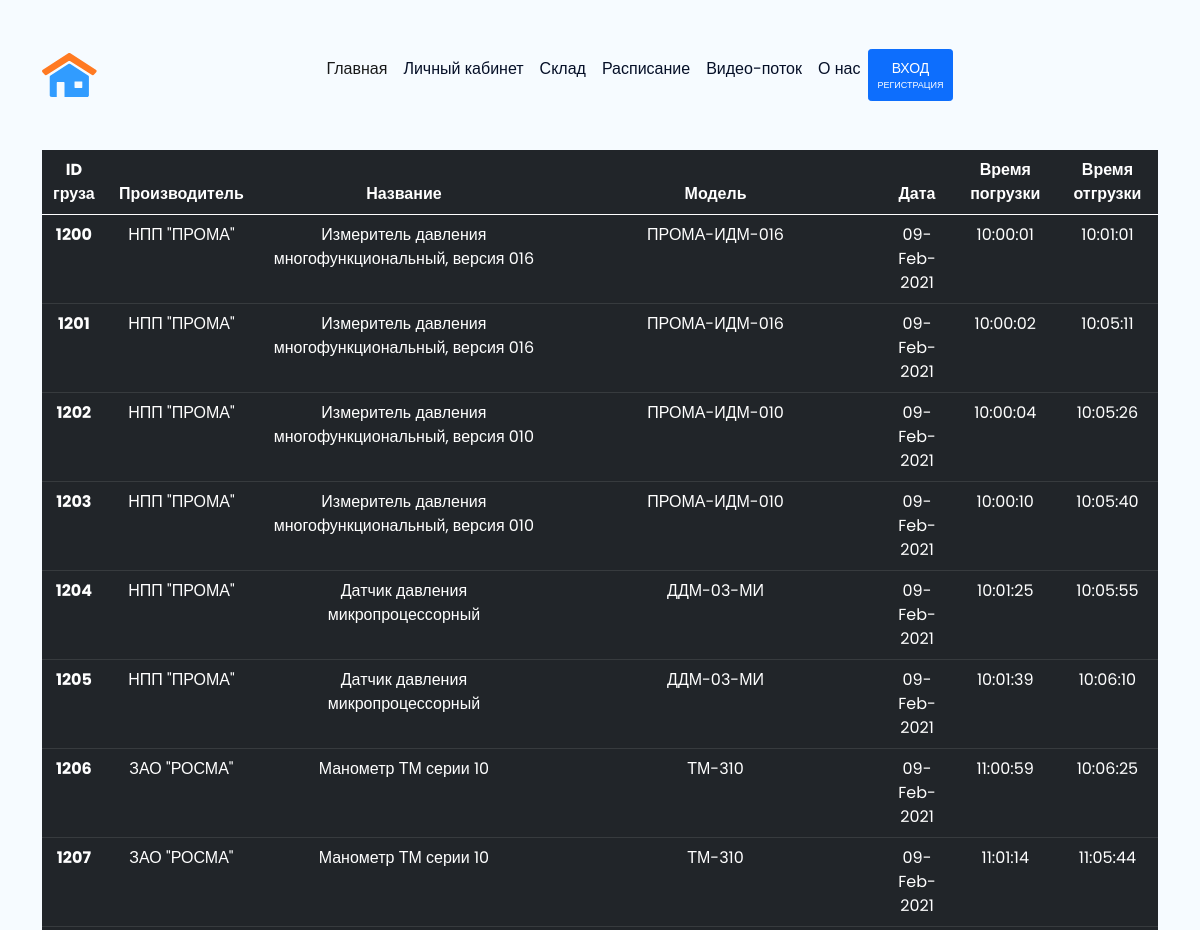
/schedule/ (upper part), run on an earlier commit of the app's database.
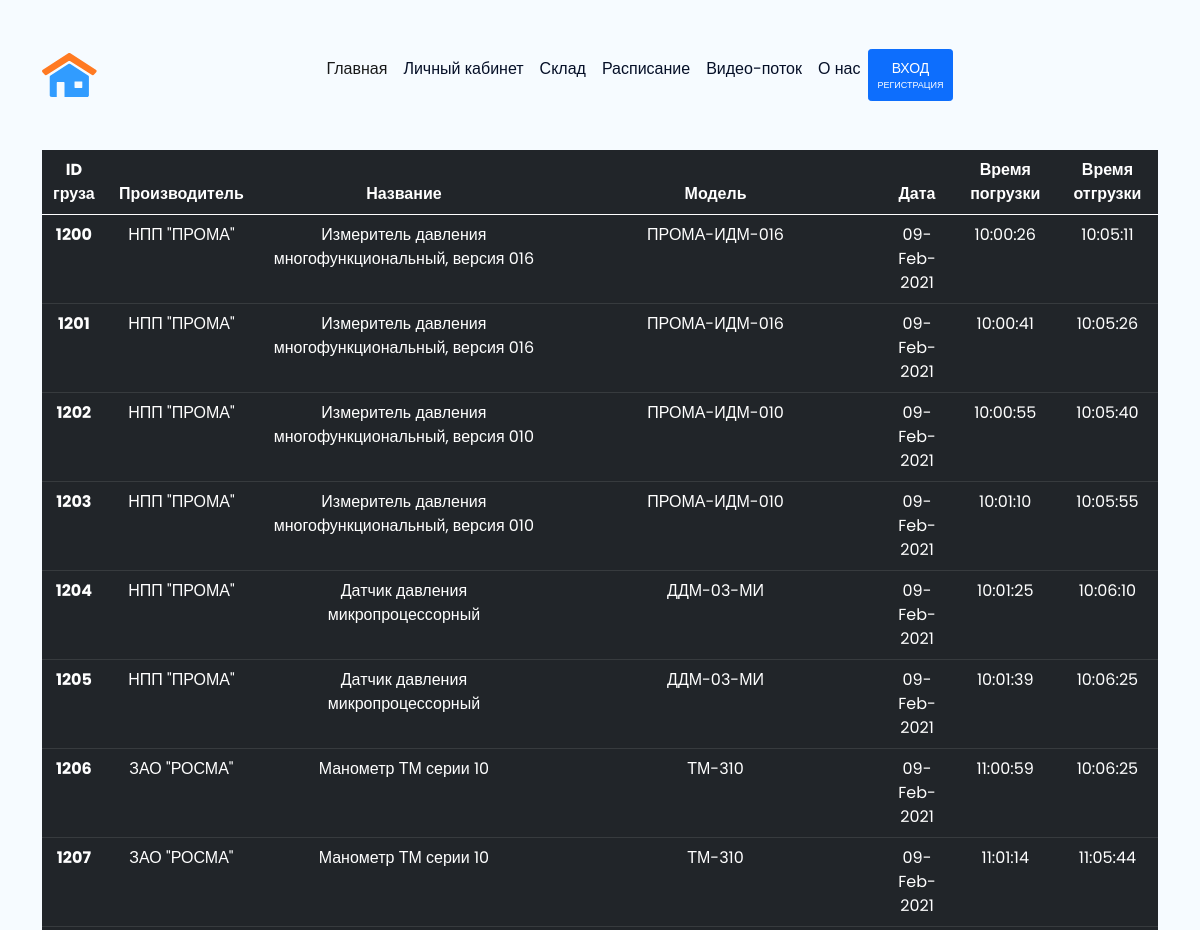
And on a later commit of the database.
### src/pages/views.py (the view)
# urls.py: path('schedule/', schedule_view, name='schedule'),
def schedule_view(request, *args, **kwargs):
    schedule = get_schedule()
    return render(request, "schedule.html", {'schedule':schedule})

### src/pages/db_connector.py (called while the page is built)
def executeStatement(statement):
    try:
        conn = sqlite3.connect('../sim_data.sqlite')
    except:
        print('Connection to DB was not established')
    else:
        cursor = conn.cursor()
        cursor.execute(statement)
        if statement.startswith('SELECT'):
            result = cursor.fetchall()
            conn.close()
            return result
        else:
            conn.commit()
            conn.close()

def get_schedule():
    statement = 'SELECT ID, manufacturer, Name, Model, "Date", "Time in", "Time out" FROM "id_factory";'
    return executeStatement(statement)

### src/pages/templates/schedule.html
{% extends 'base.html'%}
{% block content%}
    <div class="container">
        <table class="table table-dark table-hover text-center">
            <thead>
                <tr>
                <th scope="col">ID груза</th>
                <th scope="col">Производитель</th>
                <th scope="col">Название</th>
                <th scope="col">Модель</th>
                <th scope="col">Дата</th>
                <th scope="col">Время погрузки</th>
                <th scope="col">Время отгрузки</th>
                </tr>
            </thead>
            <tbody>
            {% for cargo in schedule %}
                <tr>
                <th scope="row">{{cargo.0}}</th>
                <td>{{cargo.1}}</td>
                <td>{{cargo.2}}</td>
                <td>{{cargo.3}}</td>
                <td>{{cargo.4}}</td>
                <td>{{cargo.5}}</td>
                <td>{{cargo.6}}</td>
                </tr>
            {% endfor %}
            </tbody>
        </table>
    </div>
{% endblock %}

### src/pages/templates/base.html (shortened to what this page needs)
{% load static %}
<!DOCTYPE html>
<html lang="en">
<head>
  <link rel="stylesheet" href="{% static 'css/bootstrap.min.css' %}">
  <link rel="stylesheet" href="{% static 'css/base.css' %}">
</head>
<body style='font-family:"Poppins", sans-serif'>
    <header>
      <nav class="navbar navbar-expand-lg navbar-light fixed-top py-5 ">
        <div class="container">
          <a class="navbar-brand" href="#">
            <img src="{% static 'images/logo.svg' %}" width="55px" alt="">
          </a>
          <div class="collapse navbar-collapse" id="navbarSupportedContent">
            <ul class="navbar-nav mx-auto" >
              <li class="nav-item"><a class="nav-link active" aria-current="page" href="/">Главная</a></li>
              <li class="nav-item"><a class="nav-link" href="{% url 'profile' %}">Личный кабинет</a></li>
              <li class="nav-item"><a class="nav-link" href="{% url 'warehouse' %}">Склад</a></li>
              <li class="nav-item"><a class="nav-link" href="{% url 'schedule' %}">Расписание</a></li>
              <li class="nav-item"><a class="nav-link" href="{% url 'stream' %}">Видео-поток</a></li>
              <li class="nav-item"><a class="nav-link" href="{% url 'about' %}">О нас</a></li>
              {% if not user.is_authenticated%}
                <li class="nav-item">
                  <a class="nav-link btn btn-primary btn-sm login-btn p-2" href="{% url 'login' %}">
                    <div style="color:#fff;">
                      <p class="fst-row">ВХОД</p>
                      <p class="snd-row">РЕГИСТРАЦИЯ</p>
                    </div>
                  </a>
                </li>
              {% endif %}
            </ul>
          </div>
        </div>
      </nav>
    </header>
  <div class="place" style="height:150px"></div>
  <div class="main_content">
    {% block content %}
    {% endblock %}
  </div>
</body>
</html>

### src/pages/static/css/base.css (style rules this page uses)
body { background-color: #F6FBFF; color:#050F27; font-family: "Poppins", sans-serif; font-style: normal; font-weight: normal; }
.navbar { background-color: #F6FBFF; }
.navbar .navbar-nav .nav-link { color:#050F27; }
.navbar .login-btn .fst-row { font-size: 14px; margin: 0; color: #fff; }
.navbar .login-btn .snd-row { font-size: 9px; margin: 0; }
.navbar-nav { justify-content: space-between; }

What changed in the data, as far as the page shows it:
changed id_factory (number 1 of 8 on the later page): Time in "10:00:01" → "10:00:26"; Time out "10:01:01" → "10:05:11"
changed id_factory (number 2 of 8 on the later page): Time in "10:00:02" → "10:00:41"; Time out "10:05:11" → "10:05:26"
changed id_factory (number 3 of 8 on the later page): Time in "10:00:04" → "10:00:55"; Time out "10:05:26" → "10:05:40"
changed id_factory (number 4 of 8 on the later page): Time in "10:00:10" → "10:01:10"; Time out "10:05:40" → "10:05:55"
changed id_factory (number 5 of 8 on the later page): Time out "10:05:55" → "10:06:10"
changed id_factory (number 6 of 8 on the later page): Time out "10:06:10" → "10:06:25"
